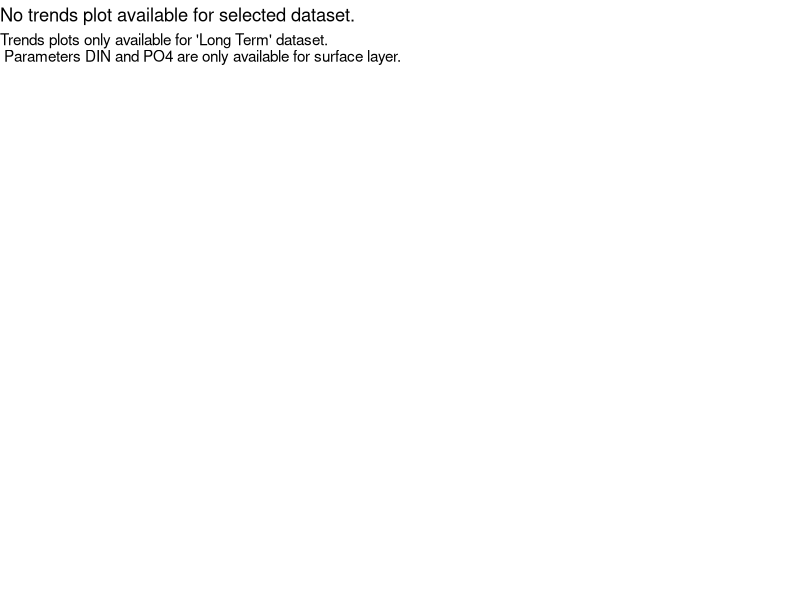

The R source for this figure:
# No Plot Plot
# code missing recreate
# Erik.Leppo@tetratech.com
# 2024-10-11
#~~~~~~~~~~~~~~~~~~~~~~~~~~~~~~

# Packages ----
library(ggplot2)

# Plot ----
p_no_plot <- ggplot() +
  theme_void() +
  labs(title = "No trends plot available for selected dataset.",
       subtitle = paste0("Trends plots only available for 'Long Term' dataset.", 
                         "\n Parameters DIN and PO4 are only available for surface layer."))

# Save ----
ggsave(file.path("data-raw", "_no_plot.png"),
       plot = p_no_plot,
       width = 1800,
       height = 1050,
       units = "px",
       dpi = 300,
       bg = "white")

